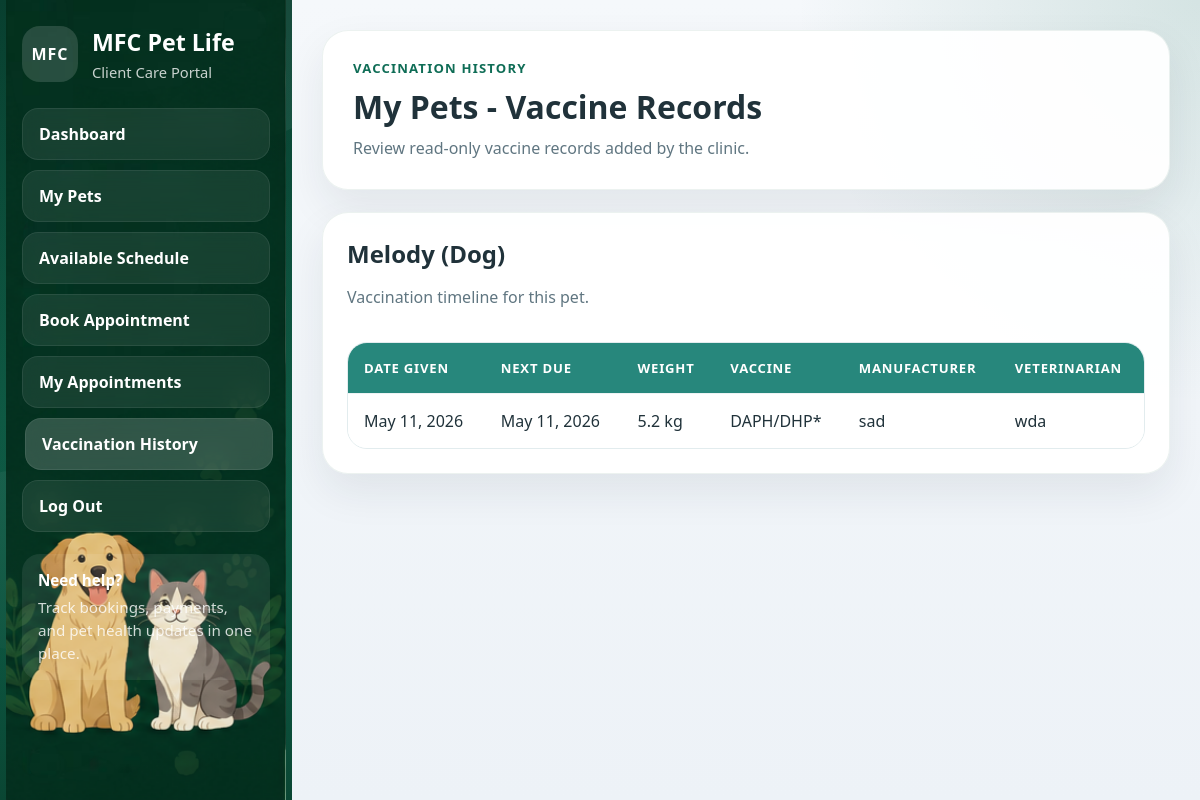
The app's page /vaccine-records/ (signed in) with its own data.
### main/models.py (models this page shows, shortened)
class Pet(models.Model):
    owner = models.ForeignKey(User, on_delete=models.CASCADE)
    name = models.CharField(max_length=100)
    species = models.CharField(max_length=50)
    breed = models.CharField(max_length=100, blank=True, null=True)
    gender = models.CharField(max_length=10)
    color = models.CharField(max_length=50, blank=True, null=True)
    birthday = models.DateField(blank=True, null=True)
    age = models.PositiveIntegerField(default=0)
    weight = models.DecimalField(max_digits=5, decimal_places=2, blank=True, null=True)
    image = models.ImageField(upload_to='pets/', blank=True, null=True)
    is_active = models.BooleanField(default=True)  # Soft-delete flag

class Vaccine(models.Model):
    pet = models.ForeignKey(
        Pet,
        on_delete=models.SET_NULL,
        null=True,
        blank=True,
        related_name='vaccine_records'
    )
    date_given = models.DateField()
    next_due = models.DateField(null=True, blank=True)
    weight = models.FloatField()
    vaccine_name = models.CharField(max_length=100)
    manufacturer = models.CharField(max_length=100, blank=True)
    veterinarian = models.CharField(max_length=100, blank=True)

### main/views.py (the view)
# urls.py: path('vaccine-records/', views.vaccine_records, name='vaccine_records'),
def vaccine_records(request):
    pets = Pet.objects.filter(owner=request.user).prefetch_related('vaccine_records')
    records = Vaccination.objects.filter(pet__owner=request.user)
    return render(request, 'clients/vaccine_records.html', {'pets': pets, 'records': records})

### main/templates/clients/vaccine_records.html (shortened to what this page needs)
{% load static %}
<!DOCTYPE html>
<html lang="en">
<head>
    <link rel="stylesheet" href="{% static 'css/clients/client_shell.css' %}?v=client-shell-1">
</head>
<body>
    {% include 'clients/_sidebar.html' with active_page='vaccines' %}
    <main class="client-shell">
        <section class="client-page-header">
            <div>
                <p class="eyebrow">Vaccination History</p>
                <h1>My Pets - Vaccine Records</h1>
                <p class="header-copy">Review read-only vaccine records added by the clinic.</p>
            </div>
        </section>
        {% if pets %}
            {% for pet in pets %}
                <section class="client-panel">
                    <div class="panel-head">
                        <div>
                            <h2>{{ pet.name }} ({{ pet.species }})</h2>
                            <p class="muted">Vaccination timeline for this pet.</p>
                        </div>
                    </div>
                    {% if pet.vaccine_records.exists %}
                        <div class="table-wrap">
                            <table>
                                <thead>
                                    <tr>
                                        <th>Date Given</th>
                                        <th>Next Due</th>
                                        <th>Weight</th>
                                        <th>Vaccine</th>
                                        <th>Manufacturer</th>
                                        <th>Veterinarian</th>
                                    </tr>
                                </thead>
                                <tbody>
                                    {% for v in pet.vaccine_records.all %}
                                        <tr>
                                            <td>{{ v.date_given|date:"M d, Y" }}</td>
                                            <td>{{ v.next_due|date:"M d, Y" }}</td>
                                            <td>{{ v.weight }} kg</td>
                                            <td>{{ v.vaccine_name }}</td>
                                            <td>{{ v.manufacturer }}</td>
                                            <td>{{ v.veterinarian }}</td>
                                        </tr>
                                    {% endfor %}
                                </tbody>
                            </table>
                        </div>
                    {% else %}
                        <div class="empty-panel">
                            <p class="empty-copy">No vaccine records found for this pet.</p>
                        </div>
                    {% endif %}
                </section>
            {% endfor %}
        {% endif %}
    </main>
</body>
</html>

### main/static/css/clients/client_shell.css (style rules this page uses)
* { box-sizing: border-box; }
:root { --sidebar-bg: linear-gradient(180deg, #083f2f 0%, #0f5b45 48%, #11785d 100%); --page-bg: radial-gradient(circle at top right, rgba(44, 122, 101, 0.16), transparent 28%), linear-gradient(180deg, #f5f8fb 0%, #edf2f7 100%); --surface: rgba(255, 255, 255, 0.94); --surface-border: rgba(15, 91, 69, 0.08); --text-main: #20323a; --text-soft: #607681; --primary: #0f6d56; --primary-strong: #0b5b49; --primary-soft: #d9efe7; --teal: #27877c; --gold: #f4b34f; --coral: #eb7d62; --shadow: 0 18px 42px rgba(20, 42, 52, 0.08); }
body { margin: 0; min-height: 100vh; background: var(--page-bg); color: var(--text-main); font-family: "Segoe UI", Tahoma, Geneva, Verdana, sans-serif; }
.client-shell { margin-left: 292px; min-height: 100vh; padding: 30px; }
.client-page-header, .client-panel, .client-stat-card, .client-card { background: var(--surface); border: 1px solid var(--surface-border); border-radius: 26px; box-shadow: var(--shadow); }
.client-page-header { display: flex; justify-content: space-between; gap: 24px; align-items: center; padding: 28px 30px; margin-bottom: 22px; }
.client-page-header h1 { margin: 0; color: var(--text-main); font-size: 2rem; }
.eyebrow { margin: 0 0 8px; color: var(--primary); font-size: 0.82rem; font-weight: 800; letter-spacing: 0.09em; text-transform: uppercase; }
.header-copy, .muted, .empty-copy { color: var(--text-soft); }
.header-copy { margin: 8px 0 0; line-height: 1.55; }
.client-panel { padding: 24px; margin-bottom: 22px; }
.panel-head { display: flex; align-items: center; justify-content: space-between; gap: 16px; margin-bottom: 18px; }
.panel-head h2, .panel-head h3 { margin: 0; }
.table-wrap { overflow-x: auto; border-radius: 20px; border: 1px solid #e2ecee; }
table { width: 100%; border-collapse: collapse; background: #fff; }
th, td { padding: 16px; text-align: left; border-bottom: 1px solid #edf3f4; white-space: nowrap; }
th { background: var(--teal); color: #fff; font-size: 0.82rem; letter-spacing: 0.06em; text-transform: uppercase; }
tr:last-child td { border-bottom: 0; }

### records on screen
Pet: name "Melody", species "Dog"
Vaccine: date_given "May 11, 2026", next_due "May 11, 2026", weight "5.2", vaccine_name "DAPH/DHP*", manufacturer "sad", veterinarian "wda"
